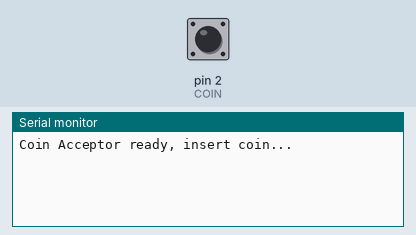
Recording of a sketch running on a simulated Arduino Uno, built with avr-gcc and run on an emulated ATmega328P. On the bench: the last lines printed to the serial monitor. Inputs (shaded band) come from the test bench; at power-on: pin 2 (COIN) LOW.

Above: at 3.2 s.
3.3 s: pin 2 (COIN) driven HIGH
At 4.6 s:
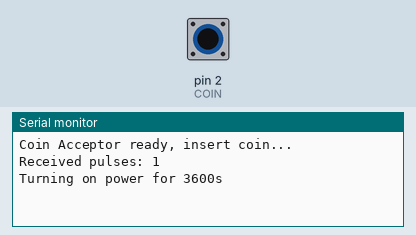
5.8 s: pin 2 (COIN) pulsed LOW 2 times (0.12 s each, 0.3 s apart)
At 7.7 s:
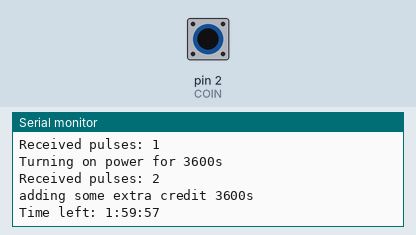

Measured:
- after the input at 3.3 s, the serial monitor: prints a new line after 1.0 s (image 1)
- after the input at 5.8 s, the serial monitor: prints a new line after 1.4 s (image 2)

The sketch:

coin-acceptor.ino
```cpp
#define actionTimeout 1000

#define COIN 2
#define SSR 3

// seconds to turn the SSR
#define PULSE_TIME_2 60 * 60
#define PULSE_TIME_4 60 * 60 * 4

volatile unsigned long lastPulse = 0;
volatile unsigned int pulseCount = 0;
volatile unsigned long turning_off = 0;

void setup() {
    Serial.begin(115200);

    pinMode(SSR, OUTPUT);
    pinMode(COIN, INPUT);

    // Turn SSR on for 2 seconds
    digitalWrite(SSR, HIGH);
    delay(2000);
    digitalWrite(SSR, LOW);

    attachInterrupt(0, pulse_isr, RISING);

    Serial.println("Coin Acceptor ready, insert coin...");
}

unsigned long last_printed = 0;
void print_time_left() {
    if (millis() - last_printed > 6000) {
        Serial.print("Time left: ");
        unsigned int time_left = (turning_off - millis()) / 1000;
        if (time_left > 60) {
            int hours = time_left / 3600;
            int minutes = (time_left % 3600) / 60;
            int seconds = time_left % 60;

            Serial.print(hours);
            Serial.print(":");
            if (minutes < 10) {
                Serial.print("0");
            }
            Serial.print(minutes);
            Serial.print(":");
            if (seconds < 10) {
                Serial.print("0");
            }
            Serial.println(seconds);
        } else {
            Serial.print(time_left);
            Serial.println("s");
        }
        last_printed = millis();
    }
}
void loop() {
    if (millis() - lastPulse > actionTimeout && pulseCount > 0) {
        Serial.print("Received pulses: ");
        Serial.println(pulseCount);

        unsigned long increaseAmount;
        if (pulseCount == 4) {
            increaseAmount = PULSE_TIME_4;
        } else {
            increaseAmount = PULSE_TIME_2;
        }

        if (turning_off == 0) {
            turning_off = millis();
            Serial.print("Turning on power for ");
        } else {
            Serial.print("adding some extra credit ");
        }

        Serial.print(increaseAmount);
        Serial.println("s");

        turning_off += increaseAmount * 1000;

        print_time_left();
        pulseCount = 0;

        // turn power on.
        digitalWrite(SSR, HIGH);
    }


    if (turning_off > 0 && millis() > turning_off) {
        Serial.println("Ran out of credit, turning off the power");
        digitalWrite(SSR, LOW);
        turning_off = 0;
        return;
    }
    if (turning_off > 0 && ((turning_off - millis()) / 1000) % 60 == 0) {
        print_time_left();
    }
}

void pulse_isr() {
    lastPulse = millis();
    pulseCount++;
}
```
